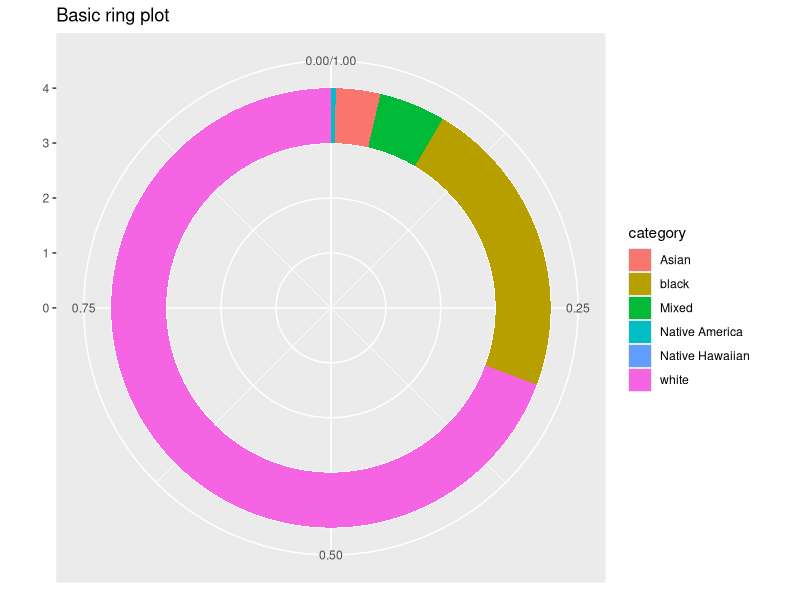
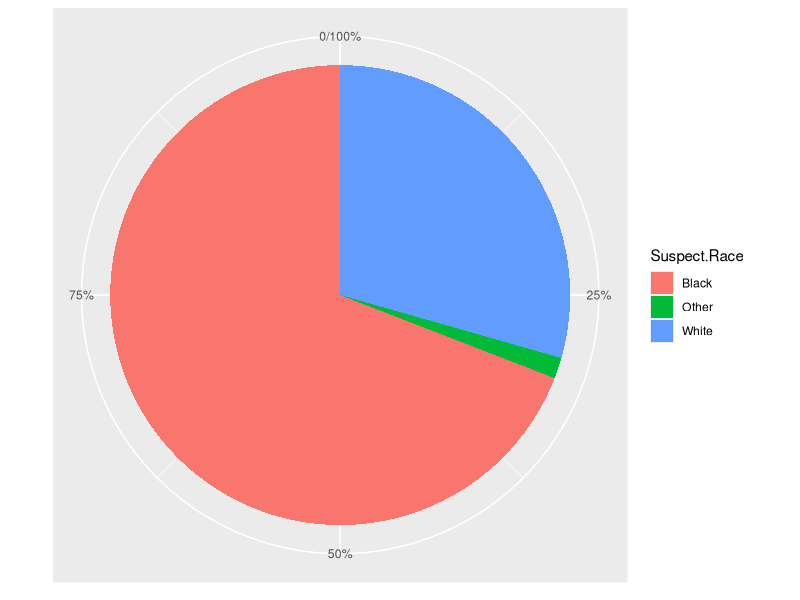
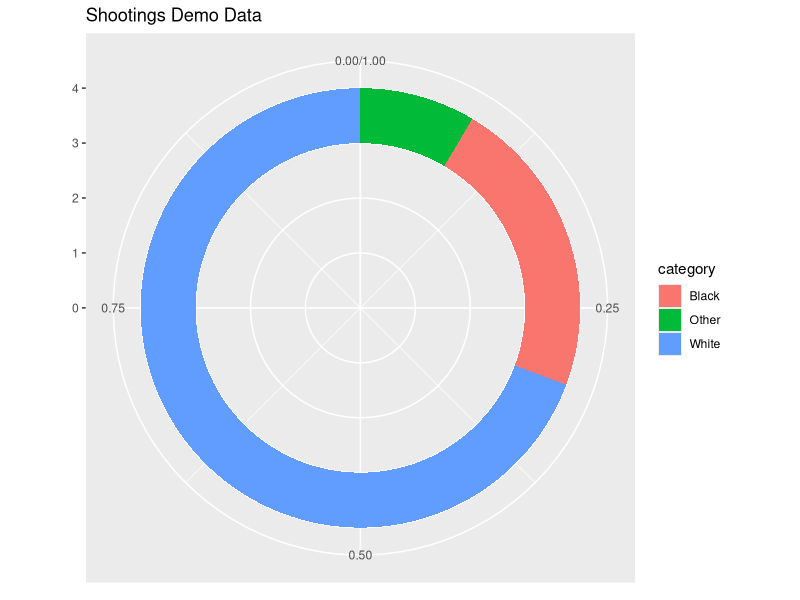
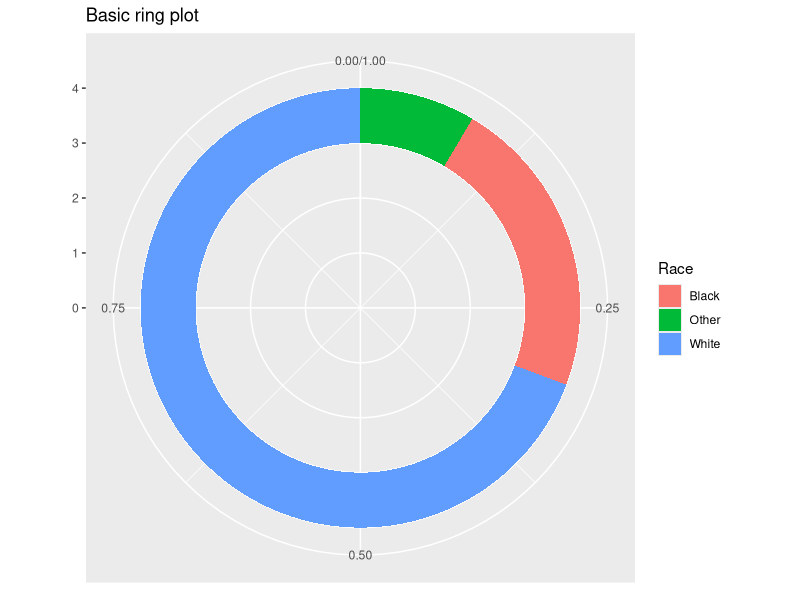
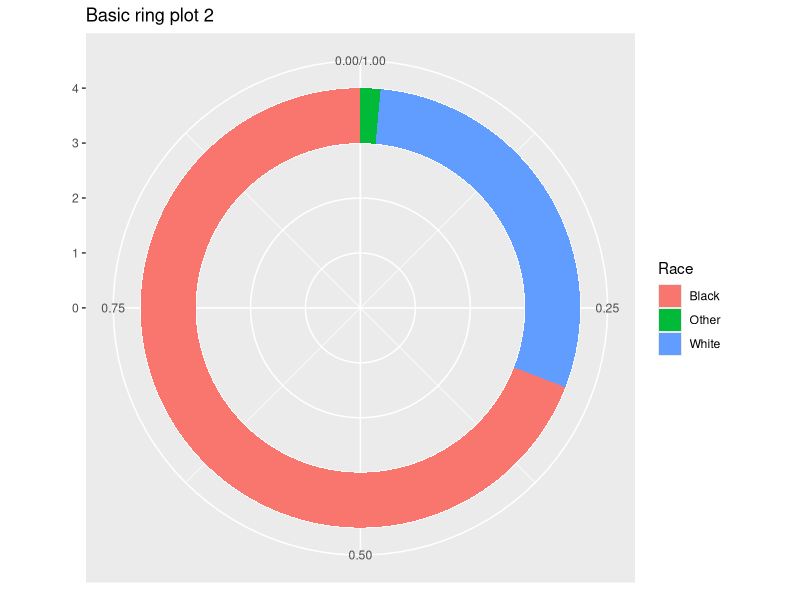
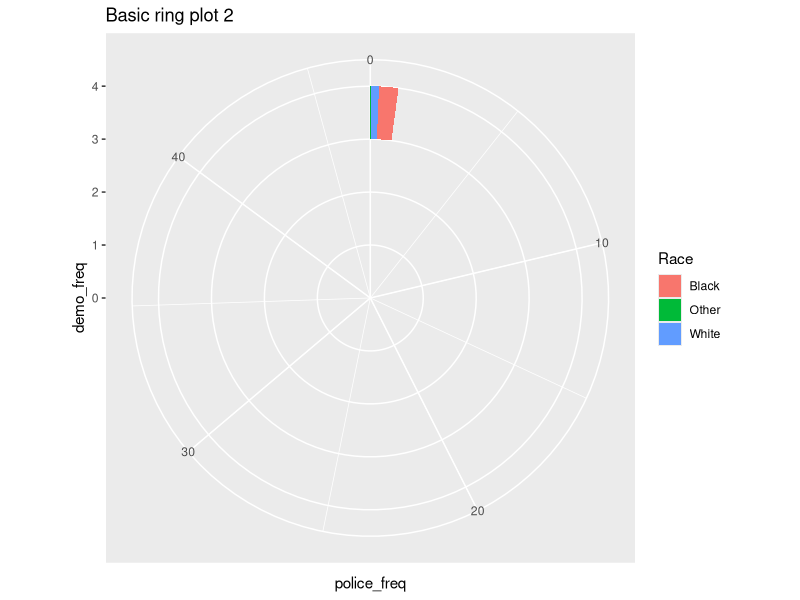
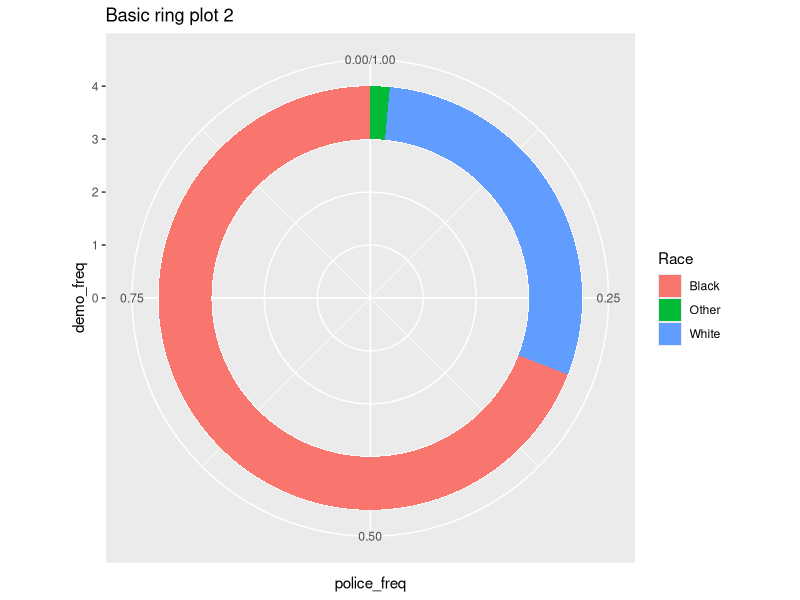
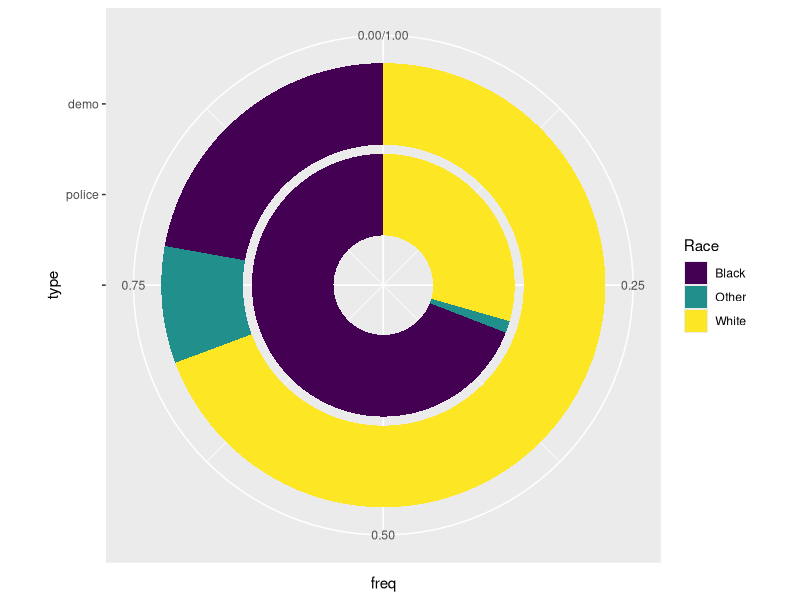

Here is the R script that generated these plots, in order:
#libraries
library(ggplot2)
library(here)
library(dplyr)
library(tidyr)
library(tidyverse)

#WD
DemoData_UOF<-read.csv(file=here('clean data/orlando/Orlando City DemoData UOF.csv'), stringsAsFactors = FALSE)
DemoData_Shootings<-read.csv(file=here('clean data/orlando/Orlando City DemoData Shootings.csv'), stringsAsFactors = FALSE)
Shootings<-read.csv(file=here('clean data/orlando/shooting (cleaned).csv'), stringsAsFactors = FALSE)


Demodata = data.frame(count=c(192770,61670,957,9084,50,13574), category=c("white","black", "Native America","Asian","Native Hawaiian","Mixed"))

  
Demodata$fraction = Demodata$count / sum(Demodata$count)
Demodata = Demodata[order(Demodata$fraction), ]
Demodata$ymax = cumsum(Demodata$fraction)
Demodata$ymin = c(0, head(Demodata$ymax, n=-1))


ggplot(Demodata, aes(fill=category, ymax=ymax, ymin=ymin, xmax=4, xmin=3)) +
  geom_rect() +
  coord_polar(theta="y") +
  xlim(c(0, 4)) +
  labs(title="Basic ring plot")


#separating rows so there is only one offender per row
Shootings_Offenders<- Shootings %>% separate_rows(Suspect.Race, Suspect.Gender, Suspect.Hit, Fatal, sep= ",")


ggplot(data = as.data.frame(na.omit(Shootings_Offenders$Suspect.Race, na.rm = TRUE))) + 
       aes(x = factor(1),fill = factor(na.omit(Shootings_Offenders$Suspect.Race))) + 
  geom_bar(stat = "count") +
 scale_y_continuous(breaks = seq(0,length(na.omit(Shootings_Offenders$Suspect.Race)),length(na.omit(Shootings_Offenders$Suspect.Race))/4), labels = c("0", "25%", "50%", "75%", "100%")) + 
  coord_polar(theta='y') +
  theme(axis.text.y = element_blank(), 
        axis.title.y = element_blank(), 
        axis.ticks.y = element_blank(),
        axis.title.x = element_blank()) +
  labs(fill = "Suspect.Race")

#making a doughnut plot for just the races the shootings dataset includes
Demodata_shoot = data.frame(count=c(61670,23665,192770), category=c("Black","Other", "White"))


Demodata_shoot$fraction = Demodata_shoot$count / sum(Demodata_shoot$count)
Demodata_shoot = Demodata_shoot[order(Demodata_shoot$fraction), ]
Demodata_shoot$ymax = cumsum(Demodata_shoot$fraction)
Demodata_shoot$ymin = c(0, head(Demodata_shoot$ymax, n=-1))

ggplot(Demodata_shoot, aes(fill=category, ymax=ymax, ymin=ymin, xmax=4, xmin=3)) +
  geom_rect() +
  coord_polar(theta="y") +
  xlim(c(0, 4)) +
  labs(title="Shootings Demo Data")






##trying to combine the charts/make a double donought chart
#making a combined data set
shoot = as.data.frame(table(na.omit(Shootings_Offenders$Suspect.Race)))
demo = data.frame(category=c("Black","Other", "White"), count=c(61670,23665,192770))

combined <- merge(shoot, demo, by.x= "Var1", by.y= "category" )
colnames(combined)[1] <- "Race"
colnames(combined)[2] <- "police_freq"
colnames(combined)[3] <- "demo_freq"

## doughnut chart w demo data/ proof of concept
combined$fraction = combined$demo_freq / sum(combined$demo_freq)
combined = combined[order(combined$fraction), ]
combined$ymax = cumsum(combined$fraction)
combined$ymin = c(0, head(combined$ymax, n=-1))

ggplot(combined, aes(fill=Race, ymax=ymax, ymin=ymin, xmax=4, xmin=3)) +
  geom_rect() +
  coord_polar(theta="y") +
  xlim(c(0, 4)) +
  labs(title="Basic ring plot")


## doughnut chart w shoot data/ proof of concept
combined$fraction2 = combined$police_freq / sum(combined$police_freq)
combined = combined[order(combined$fraction2), ]
combined$ymax2 = cumsum(combined$fraction2)
combined$ymin2 = c(0, head(combined$ymax2, n=-1))

ggplot(combined, aes(fill=Race, ymax=ymax2, ymin=ymin2, xmax=4, xmin=3)) +
  geom_rect() +
  coord_polar(theta="y") +
  xlim(c(0, 4)) +
  labs(title="Basic ring plot 2")



##combined doughnut chart failed attempts
ggplot(combined, aes(demo_freq, police_freq, fill=Race, ymax=ymax2, ymin=ymin2, xmax=4, xmin=3)) +
  geom_rect() +
  coord_polar(theta="y") +
  xlim(c(0, 4)) +
  labs(title="Basic ring plot 2")



ggplot(combined) + 
  geom_rect(aes(fill=Race, ymax=ymax, ymin=ymin, xmax=4, xmin=3)) +
  geom_rect(aes(fill=Race, ymax=ymax2, ymin=ymin2, xmax=4, xmin=3)) +
  xlab("demo_freq") + ylab("police_freq") +
  coord_polar(theta="y") +
  xlim(c(0, 4)) +
  labs(title="Basic ring plot 2")

  
  
#####different style I think worked??
#different combined, frequencies stolen from the combined table, calculated above 
df <- data.frame (
  type = rep(c("demo", "police"), each = 3), 
   Race = rep(c("Black", "White", "Other"), 2),
  freq = c(0.22175078, 0.69315546, 0.08509376, 0.69117647, 0.29411765, 0.01470588)
)

ggplot(df, aes(x = type, y = freq, fill = Race)) +
  geom_col() +
  scale_x_discrete(limits = c(" ", "police","demo")) +
  scale_fill_viridis_d() +
  coord_polar("y")






